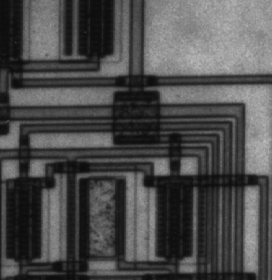
#> input picture lab5/Lab_Edge_Detection_STD/circuit.tif, 272 x 280 px
$ jupyter execute Lab_Edge_Detection_STD.ipynb   (shell and % lines are left out)
#> lines starting #> are read from the running program, lines starting #| are printed output that depends on the picture
### lab5/Lab_Edge_Detection_STD/commonfunctions.py


import skimage.io as io
import matplotlib.pyplot as plt
import numpy as np
from skimage.exposure import histogram
from matplotlib.pyplot import bar
from skimage.color import rgb2gray,rgb2hsv

# Convolution:
from scipy.signal import convolve2d
from scipy import fftpack
import math

from skimage.util import random_noise
from skimage.filters import median
from skimage.feature import canny


# Edges
from skimage.filters import sobel_h, sobel, sobel_v,roberts, prewitt

# Show the figures / plots inside the notebook
def show_images(images,titles=None):
    #This function is used to show image(s) with titles by sending an array of images and an array of associated titles.
    # images[0] will be drawn with the title titles[0] if exists
    # You aren't required to understand this function, use it as-is.
    n_ims = len(images)
    if titles is None: titles = ['(%d)' % i for i in range(1,n_ims + 1)]
    fig = plt.figure()
    n = 1
    for image,title in zip(images,titles):
        a = fig.add_subplot(1,n_ims,n)
        if image.ndim == 2:
            plt.gray()
        plt.imshow(image)
        a.set_title(title)
        n += 1
    fig.set_size_inches(np.array(fig.get_size_inches()) * n_ims)
    plt.show()


# [6 lines left out: function showHist, not called in this run]

### lab5/Lab_Edge_Detection_STD/Lab_Edge_Detection_STD.ipynb
# Lab 4 - part2
### Edge Detection

https://github.com/scikit-image/scikit-image/blob/master/skimage/filters/edges.py

http://scikit-image.org/docs/0.11.x/auto_examples/plot_edge_filter.html

http://scikit-image.org/docs/dev/auto_examples/edges/plot_canny.html

[cell 1]
from commonfunctions import *
from skimage.filters import gaussian
from skimage import exposure

[cell 2]
'''
1. Built-in Sobel, Prewill, Roberts, Canny
2. Custom Sobel (V-H-Both)
3. Custom LoG
'''

[cell 3]
# 1. Built-in Sobel, Prewill, Roberts, Canny

#img = rgb2gray(io.imread('circuit.tif'))
img =io.imread('circuit.tif')
#> img is the input picture: shape (280, 272); min 12, max 191, mean 76.3

Prewitt=prewitt(img)#better than robert in noise==> more pixels
Roberts=roberts(img)# High sensitivity to noise ==> very few pixels ==> Better for Binary
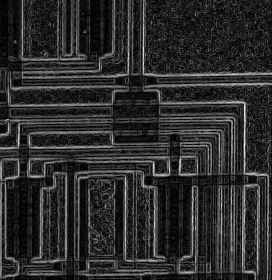
#> Roberts: shape (280, 272) float64; min 0, max 0.208, mean 0.0363; drawn with min black and max white
sobel_h=sobel_h(img)#horizontal edges
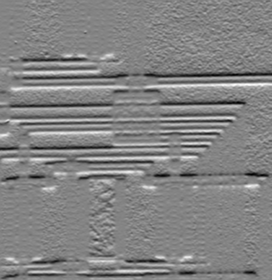
#> sobel_h: shape (280, 272) float64; min -0.287, max 0.268, mean -0.00183; drawn with min black and max white
sobel_v=sobel_v(img)#vertical edges
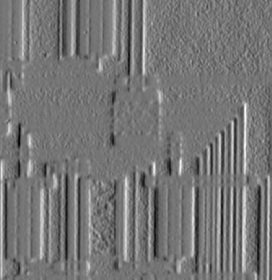
#> sobel_v: shape (280, 272) float64; min -0.272, max 0.318, mean 0.00226; drawn with min black and max white
sobel=sobel(img)#most used
#Canny=canny(img)
Canny1=canny(img,sigma = 1, low_threshold=40, high_threshold=60)
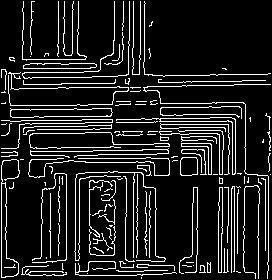
#> Canny1: shape (280, 272) bool; 12.3% white in thin lines or dots
Canny3=canny(img,sigma = 3, low_threshold=40, high_threshold=60)
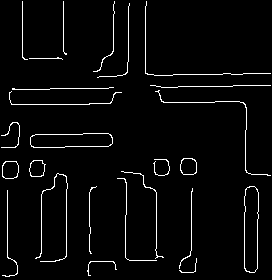
#> Canny3: shape (280, 272) bool; 3.4% white in thin lines or dots
show_images([img, Prewitt], ["Original Image", "Prewitt Edge Detection"])
#> in show_images, `n_ims = len(images)`: n_ims = 2
#> the loop in show_images, `for image,title in zip(images,titles):` made 2 passes
#> (title, n) on passes 1 to 2: ('Original Image', 2), ('Prewitt Edge Detection', 3)
#> after the loop in show_images, `for image,title in zip(images,titles):`: n = 3
show_images([img, Roberts], ["Original Image", "Robert Edge Detection"])
#> the loop in show_images (call 2), `for image,title in zip(images,titles):` made 2 passes
show_images([img, sobel_h], ["Original Image", "Sobel_h Edge Detection"])
show_images([img, sobel_v], ["Original Image", "Sobel_v Edge Detection"])
show_images([img, sobel], ["Original Image", "Sobel Edge Detection"])
show_images([img,Canny1], ["Original Image", "Canny Edge Detection"])
show_images([img,Canny3], ["Original Image", "Canny Edge Detection"])

[cell 4]
# 2. Custom Sobel (V-H-Both)

def Custom_Sobel(img, theshold):
#> called with theshold = 128
    hy=[[-1,0,1],[-2,0,2],[-1,0,1]]
    hx=[[-1,-2,-1],[0,0,0],[1,2,1]]

    x_component=convolve2d(img,hx)
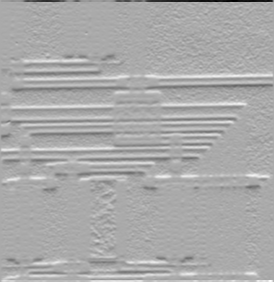
#> x_component: shape (282, 274) int64; min -681, max 340, mean 0; drawn with min black and max white
    y_component=convolve2d(img,hy)
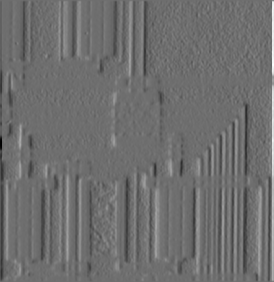
#> y_component: shape (282, 274) int64; min -523, max 681, mean 0; drawn with min black and max white
    edge_strength=np.sqrt(x_component ** 2 + y_component ** 2)
    before_thresh = edge_strength.copy()

    edge_strength=np.where(edge_strength>theshold,255,0)
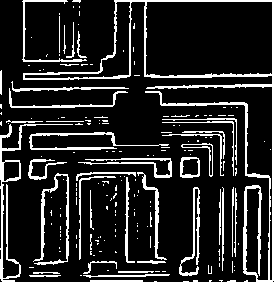
#> edge_strength: shape (282, 274) int64; 15.3% white in thin lines or dots

    show_images([img, x_component, y_component,  before_thresh, edge_strength], ["Original", "X component","Y component", "before_threshold", "edgeStrength"])


Custom_Sobel(img, 128)

[cell 5]
# 3. Custom LoG
thres= 20
def log(img,f,sigma,thres):

#> called with f = array of shape (3, 3), sigma = 0.7, thres = 10
    img_gaussian=gaussian(img,sigma)
#     print(img_gaussian)
#     print(img_gaussian.shape)

    img_convolution=convolve2d(img_gaussian,f,mode='same')
#     print(img_convolution)
#     print(img_convolution.shape)

    img_flatten=img_convolution.flatten()
#     print(img_flatten)
#     print(len(img_flatten))

    img_flatten[img_flatten<0]=0
    img_flatten[img_flatten>1]=1
#     img_convolution = np.reshape(img_flatten, img_convolution.shape)
    img_flatten = exposure.rescale_intensity(img_flatten, in_range=(0, 1.0), out_range=(0, 255))
    img_flatten = img_flatten.astype(np.uint8)


    img_flatten[img_flatten <= thres] = 0
    img_flatten[img_flatten > thres] = 255

    img_flatten = np.reshape(img_flatten, img.shape)
#> img_flatten: shape (280, 272); 30.9% white in thin lines or dots

    return (img_gaussian, img_convolution, img_flatten)


thres = 10
sigma = 0.7

f1 = np.array([
    [-1, -1, -1]
    ,[-1, 8, -1]
    ,[-1, -1, -1]
])

f2 = np.array([
    [0, 1, 0]
    ,[1, -4, 1]
    ,[0, 1, 0]
])

image_gaussian_1,img_convolution_1,img_thresholding_1 = log(img, f1, sigma, thres)
image_gaussian_2,img_convolution_2,img_thresholding_2 = log(img, f2, sigma, thres)
#> call 2 of log, with f = array of shape (3, 3), sigma = 0.7, thres = 10
#> in log (call 2), `img_convolution=convolve2d(img_gaussian,f,mode='same')`:
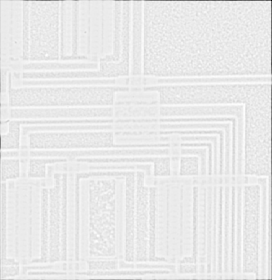
#> img_convolution: shape (280, 272) float64; min -1.11, max 0.0974, mean -0.00399; drawn with min black and max white
#> in log (call 2), `img_flatten = np.reshape(img_flatten, img.shape)`:
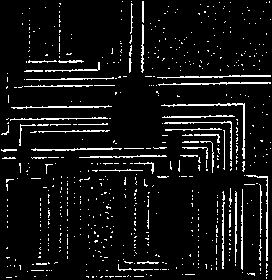
#> img_flatten: shape (280, 272); 7.2% white in thin lines or dots

show_images([img, image_gaussian_1, img_convolution_1, img_thresholding_1],
            ["original image", "After Gaussian", "After Convolution", "After Thresholding"])
show_images([img, image_gaussian_2, img_convolution_2, img_thresholding_2],
            ["original image", "After Gaussian", "After Convolution", "After Thresholding"])

[cell 6]
'''
Optional
1-Make edge detection
2-Multiply by factor < 1
3-Subtract (Orginal Image) - (Edge Detection Image)
'''

#img =io.imread('circuit.tif')
#image1=sobel(img)
sobel=sobel*0.5

sobel[sobel<0]=0
sobel[sobel>1]=1

image1 = exposure.rescale_intensity(sobel, in_range=(0, 1.0), out_range=(0, 255))
image1 = image1.astype(np.uint8)

sub_img = np.subtract(img, image1)
show_images([img, image1, sub_img], ['Original image', 'After edge detection', 'After subtraction'])
